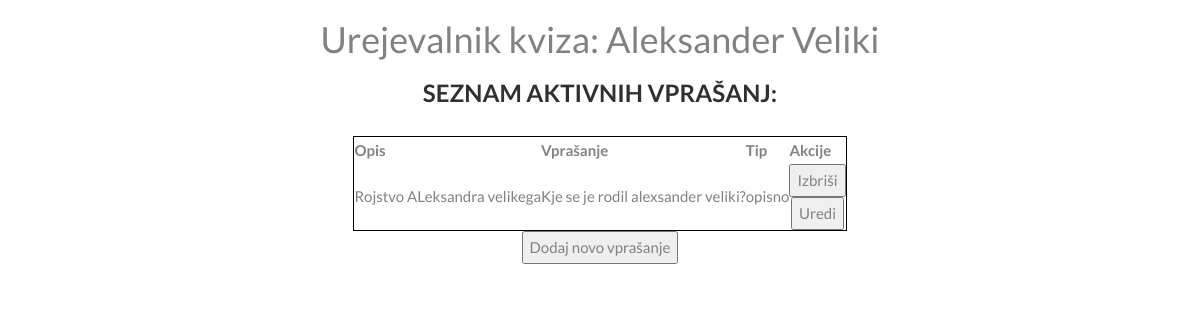
/quiz_manager/6/, run on an earlier commit of the app's database.
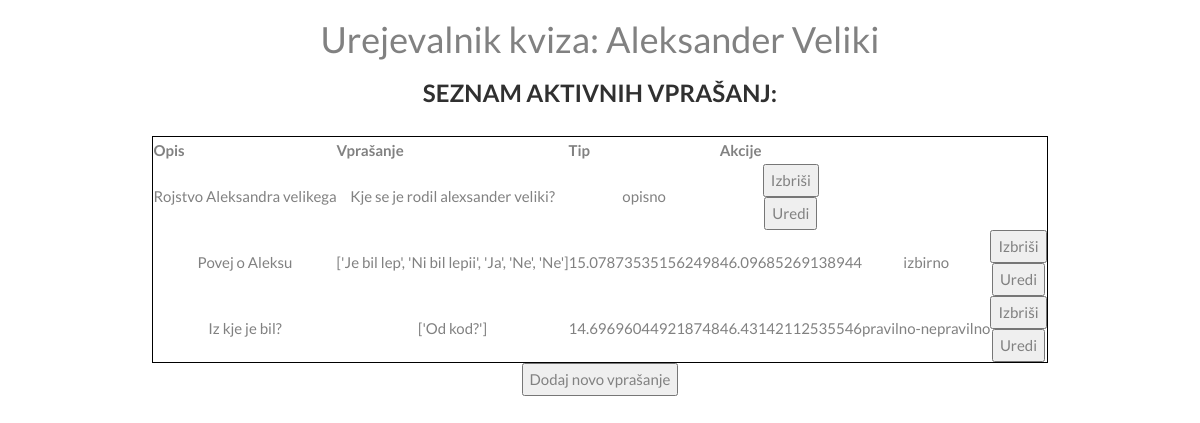
And on a later commit of the database.
### webapp/models.py (models this page shows)
class OpisnoModel(models.Model):
    id = models.UUIDField(primary_key=True, default=uuid.uuid4, editable=False)
    leto = models.IntegerField(default=0)
    kviz = models.ForeignKey(dbQuiz, on_delete=CASCADE, null=True)
    opis = models.CharField(max_length=1000)
    longitude = models.FloatField() # koordinate za leaflet (bomo spremenili na koncu)
    latitude = models.FloatField()
    vprasanje = models.CharField(max_length=1000) # seznam vprašanj, odvisno od tipa

class PravilnoNepravilnoModel(models.Model):
    id = models.UUIDField(primary_key=True, default=uuid.uuid4, editable=False)
    leto = models.IntegerField(default=0)
    kviz = models.ForeignKey(dbQuiz, on_delete=CASCADE, null=True)
    opis = models.CharField(max_length=1000)
    longitude = models.FloatField() # koordinate za leaflet (bomo spremenili na koncu)
    latitude = models.FloatField()
    vprasanje = models.CharField(max_length=1000, default="nan") # seznam vprašanj
    pravilni_odgovor = models.CharField(max_length=1000, default="nan") # seznam pravilnih odgovorov

class IzberiOdgovorModel(models.Model):
    id = models.UUIDField(primary_key=True, default=uuid.uuid4, editable=False)
    leto = models.IntegerField(default=0)
    kviz = models.ForeignKey(dbQuiz, on_delete=CASCADE, null=True)
    opis = models.CharField(max_length=1000)
    longitude = models.FloatField() # koordinate za leaflet (bomo spremenili na koncu)
    latitude = models.FloatField()
    vprasanje = models.CharField(max_length=100)
    odgovor1 = models.CharField(max_length=100, default="nan")
    odgovor2 = models.CharField(max_length=100, default="nan")
    odgovor3 = models.CharField(max_length=100, default="nan")
    odgovor4 = models.CharField(max_length=100, default="nan")
    odgovor5 = models.CharField(max_length=100, default="nan")
    pravilni_odgovor = models.IntegerField() # številka pravilnega odgovora

### webapp/views.py (the view)
# urls.py: path('quiz_manager/<int:kviz>/', views.edit_quiz, name='edit_quiz'),
def edit_quiz(request, kviz):
    ime_kviza = dbQuiz.objects.filter(id=kviz)
    ime_kviza = ime_kviza[0].name
    vprasanja_opisna = OpisnoModel.objects.filter(kviz = dbQuiz.objects.get(id=kviz))
    vprasanja_izbirna = PravilnoNepravilnoModel.objects.filter(kviz = dbQuiz.objects.get(id=kviz))
    vprasanja_pn = IzberiOdgovorModel.objects.filter(kviz = dbQuiz.objects.get(id=kviz))
    return render(request, "edit_quiz.html", {'kviz': kviz, 'vprasanja_opisna': vprasanja_opisna, 'vprasanja_izbirna': vprasanja_izbirna, 'vprasanja_pn': vprasanja_pn, 'naslov': ime_kviza})

### templates/edit_quiz.html (shortened to what this page needs)
{% extends "skeleton.html" %}
{% block content %}
    <h1>Urejevalnik kviza: {{naslov}}</h1>
    <h2>Seznam aktivnih vprašanj:</h2>
    <table style="border: 1px solid rgb(0, 0, 0);">
        <tr>
            <th>Opis</th>
            <th>Vprašanje</th>
            <th>Tip</th>
            <th>Akcije</th>
        </tr>
        {% for j in vprasanja_opisna %}
            <tr>
                <td>{{j.opis}}</td>
                <td>{{j.vprasanje}}</td>
                <td> opisno </td>
                <td>
                    <form action="/delete_question/{{kviz}}/{{j.id}}/opisno" method="post">
                        <input type="submit" value="Izbriši">
                    </form>
                    <form action="/edit_question/{{kviz}}/{{j.id}}/" method="get">
                        <input type="submit" value="Uredi">
                    </form>
                </td>
            </tr>
        {%endfor%}
        {% for k in vprasanja_izbirna %}
            <tr>
                <td>{{k.opis}}</td>
                <td>{{k.vprasanje}}</td>
                <td>{{k.longitude}}</td>
                <td>{{k.latitude}}</td>
                <td> izbirno </td>
                <td>
                    <form action="/delete_question/{{kviz}}/{{k.id}}/pn" method="post">
                        <input type="submit" value="Izbriši">
                    </form>
                    <form action="/edit_question/{{kviz}}/{{k.id}}/" method="get">
                        <input type="submit" value="Uredi">
                    </form>
                </td>
            </tr>
        {%endfor%}
        {% for k in vprasanja_pn %}
            <tr>
                <td>{{k.opis}}</td>
                <td>{{k.vprasanje}}</td>
                <td>{{k.longitude}}</td>
                <td>{{k.latitude}}</td>
                <td> pravilno-nepravilno </td>
                <td>
                    <form action="/delete_question/{{kviz}}/{{k.id}}/izbirno" method="post">
                        <input type="submit" value="Izbriši">
                    </form>
                    <form action="/edit_question/{{kviz}}/{{k.id}}/" method="get">
                        <input type="submit" value="Uredi">
                    </form>
                </td>
            </tr>
        {%endfor%}
    </table>
    <form action="/add_question/{{kviz}}" method="get">
        <input type="submit" value="Dodaj novo vprašanje">
    </form>
{% endblock content %}

What changed in the data, as far as the page shows it:
removed OpisnoModel: opis "Rojstvo ALeksandra velikega", vprasanje "Kje se je rodil alexsander veliki?"
added OpisnoModel: opis "Rojstvo Aleksandra velikega", vprasanje "Kje se je rodil alexsander veliki?"
added PravilnoNepravilnoModel: opis "Povej o Aleksu", vprasanje "['Je bil lep', 'Ni bil lepii', 'Ja', 'Ne', 'Ne']", longitude "15.078735351562498", latitude "46.09685269138944"
added IzberiOdgovorModel: opis "Iz kje je bil?", vprasanje "['Od kod?']", longitude "14.696960449218748", latitude "46.43142112535546"
